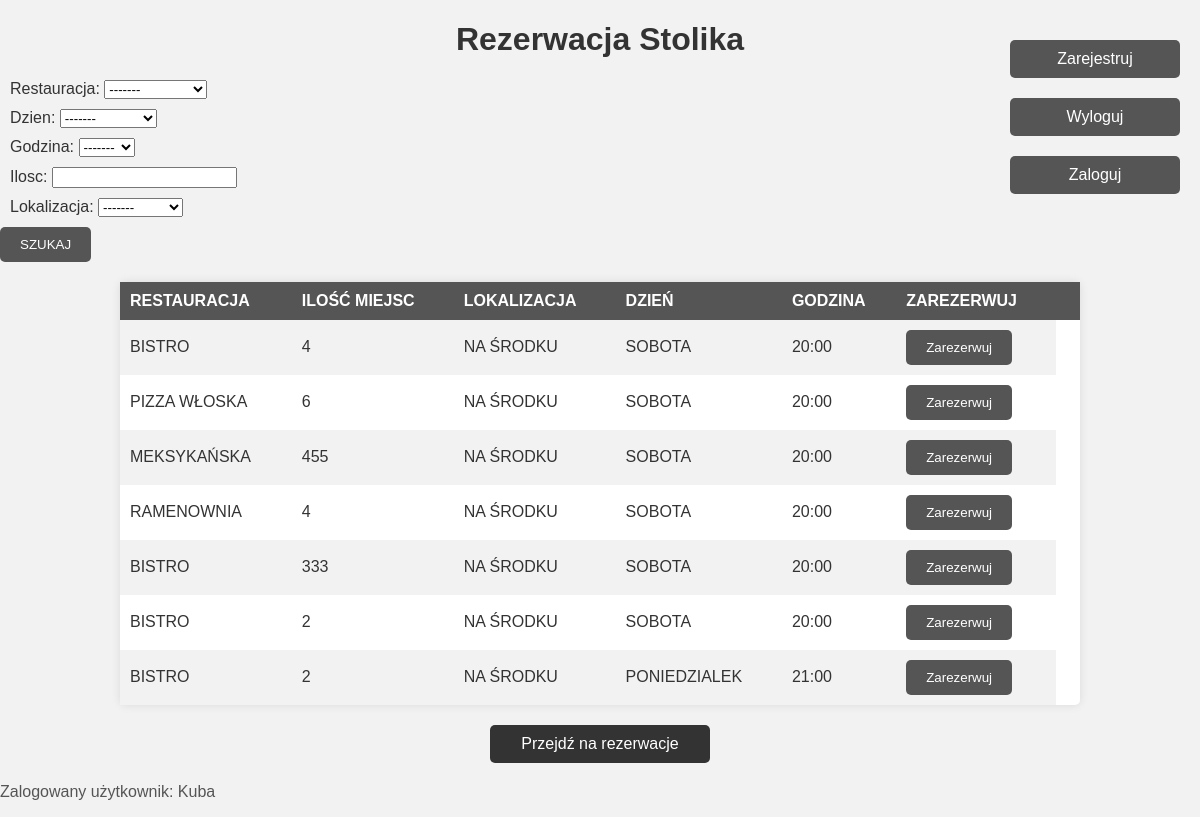
The page /Stolik/ (signed in) on the database its author committed.
### Rezerwacje/models.py (models this page shows, shortened)
class Stolik(models.Model):
    RESTAURACJA_CHOICES = [("BISTRO", "bistro"), ("CHIŃCZYK", "chińczyk"),("MEKSYKAŃSKA","meksykańska"),("PIZZA WŁOSKA","pizza włoska"),("RAMENOWNIA","ramenownia")]
    LOKALIZACJA_CHOICES = [("PRZY OKNIE","przy oknie"),("PRZY BARZE","przy barze"),("NA ŚRODKU","na środku")]
    DZIEN_CHOICES = [("PONIEDZIALEK","poniedzialek"),("WTOREK","wtorek"),("SRODA","sroda"),("CZWARTEK","czwartek"),("PIATEK","piatek"),("SOBOTA","sobota"),("NIEDZIELA","niedziela")]
    GODZINA_CHOICES = [("16:00","16:00"),("17:00","17:00"),("18:00","18:00"),("19:00","19:00"),("20:00","20:00"),("21:00","21:00")]
    ilosc = models.PositiveSmallIntegerField()
    restauracja = models.CharField(max_length=16, choices=RESTAURACJA_CHOICES, default="BISTRO")
    dzien = models.CharField(max_length=16, choices=DZIEN_CHOICES, default="SOBOTA")
    godzina = models.CharField(max_length=16, choices=GODZINA_CHOICES, default="20:00")
    lokalizacja = models.CharField(max_length=16, choices=LOKALIZACJA_CHOICES, default="NA ŚRODKU")
    class Meta:
        verbose_name_plural = "Stoliki"

### Account/models.py (models this page shows, shortened)
class Account(AbstractBaseUser):
    email         = models.EmailField(verbose_name="email",max_length=60, unique= True)
    username      = models.CharField(max_length=30, unique=True)
    date_joined   = models.DateTimeField(verbose_name="date joined", auto_now_add=True)
    last_login    = models.DateTimeField(verbose_name="last login", auto_now=True)
    is_admin      = models.BooleanField(default=False)
    is_active     = models.BooleanField(default=True)
    is_staff      = models.BooleanField(default=False)
    is_superuser  = models.BooleanField(default=False)
    hide_email    = models.BooleanField(default=True)
    objects = MyAccountManager()
    USERNAME_FIELD  ='email'
    REQUIRED_FIELDS =['username']
    class Meta:
        verbose_name_plural = "Konta"

### Rezerwacje/views.py (the view, shortened to what this page needs)
# urls.py: path('', StolikListView.as_view(), name="index"),
class StolikListView(ListView):
    model = Stolik
    template_name = "index.html"
    queryset = Stolik.objects.all()
    context_object_name = "object_list"
    def get_queryset(self):
        return self.queryset.filter(rezerwacja=None)
    def get_context_data(self, **kwargs):
        context = super(StolikListView, self).get_context_data(**kwargs)
        context["form"] = StolikForm(self.request.POST or None)
        return context
    """ FILTROWANIE DANYCH TAK, ABY ZOSTAŁY TYLKE TE, KTÓRE ZAZNACZYLIŚMY """

### Rezerwacje/forms.py
class StolikForm(forms.ModelForm):
    restauracja = forms.ChoiceField(choices=RESTAURACJA_FORM_CHOICES, required=False)
    ilosc = forms.IntegerField(min_value=1, required=False)
    lokalizacja = forms.ChoiceField(choices=LOKALIZACJA_FORM_CHOICES, required=False)
    dzien = forms.ChoiceField(choices=DZIEN_FORM_CHOICES, required=False)
    godzina = forms.ChoiceField(choices=GODZINA_FORM_CHOICES, required=False)
    class Meta:
        model = Stolik
        fields = ["restauracja", "dzien","godzina", "ilosc", "lokalizacja"]

### Rezerwacje/templates/index.html (shortened to what this page needs)
<!DOCTYPE html>
<html lang="en">
<head>
</head>
<body>
    <div class="header">
        <h1>Rezerwacja Stolika</h1>
        <div class="login-options">
            <a class="btn" href="{% url 'register' %}">Zarejestruj</a>
            <a class="btn" href="{% url 'logout' %}">Wyloguj</a>
            <a class="btn" href="{% url 'login' %}">Zaloguj</a>
        </div>
    </div>
    <div class="form-container">
        <form action="{% url 'index' %}" method="POST">
            {% for field in form %}
                <div class="fieldWrapper">
                    {{ field.label_tag }} {{ field }}
                </div>
            {% endfor %}
            <input type="submit" value="SZUKAJ">
        </form>
    </div>
    <table>
        <tr>
            <th>RESTAURACJA</th>
            <th>ILOŚĆ MIEJSC</th>
            <th>LOKALIZACJA</th>
            <th>DZIEŃ</th>
            <th>GODZINA</th>
            <th>ZAREZERWUJ</th>
            <th></th>
        </tr>
        {% for stolik in object_list %}
        <tr>
            <td>{{ stolik.restauracja }}</td>
            <td>{{ stolik.ilosc }}</td>
            <td>{{ stolik.lokalizacja }}</td>
            <td>{{ stolik.dzien }}</td>
            <td>{{ stolik.godzina }}</td>
            <td>
                <form action="{% url 'detail' stolik.id %}">
                    <input type="submit" value="Zarezerwuj">
                </form>
            </td>
        </tr>
        {% endfor %}
    </table>
    <a href="{% url 'rezerwacje' %}">Przejdź na rezerwacje</a>
    {% if user.is_authenticated %}
        <p>Zalogowany użytkownik: {{ user.username }}</p>
    {% else %}
        <p>Nie jesteś zalogowany.</p>
    {% endif %}
</body>
</html>

### Rezerwacje/templates/index.html (style rules this page uses)
body { font-family: Arial, sans-serif; margin: 0; padding: 0; background-color: #f2f2f2; color: #333; }
.header { text-align: center; margin-top: 20px; }
.login-options { position: absolute; top: 20px; right: 20px; }
.form-container { text-align: left; margin: 20px auto; }
.fieldWrapper { margin: 10px; }
input[type="submit"] { padding: 10px 20px; background-color: #555; color: #fff; border: none; border-radius: 5px; cursor: pointer; }
.btn { display: block; width: 150px; margin: 20px auto; text-align: center; padding: 10px; background-color: #555; color: #fff; text-decoration: none; border-radius: 5px; }
table { width: 80%; margin: 20px auto; border-collapse: collapse; background-color: #fff; box-shadow: 0 0 10px rgba(0, 0, 0, 0.1); border-radius: 5px; }
th, td { padding: 10px; text-align: left; }
th { background-color: #555; color: #fff; }
tr:nth-child(even) { background-color: #f2f2f2; }
a { display: block; width: 200px; margin: 20px auto; text-align: center; padding: 10px; background-color: #333; color: #fff; text-decoration: none; border-radius: 5px; }
p { text-align: left; margin-top: 20px; color: #555; }

### rows shown on the page
Stolik: restauracja "BISTRO", ilosc "4", lokalizacja "NA ŚRODKU", dzien "SOBOTA", godzina "20:00"
Stolik: restauracja "PIZZA WŁOSKA", ilosc "6", lokalizacja "NA ŚRODKU", dzien "SOBOTA", godzina "20:00"
Stolik: restauracja "MEKSYKAŃSKA", ilosc "455", lokalizacja "NA ŚRODKU", dzien "SOBOTA", godzina "20:00"
Stolik: restauracja "RAMENOWNIA", ilosc "4", lokalizacja "NA ŚRODKU", dzien "SOBOTA", godzina "20:00"
Stolik: restauracja "BISTRO", ilosc "333", lokalizacja "NA ŚRODKU", dzien "SOBOTA", godzina "20:00"
Stolik: restauracja "BISTRO", ilosc "2", lokalizacja "NA ŚRODKU", dzien "SOBOTA", godzina "20:00"
Stolik: restauracja "BISTRO", ilosc "2", lokalizacja "NA ŚRODKU", dzien "PONIEDZIALEK", godzina "21:00"
Account: username "Kuba"

### other values the page prints
{{ field.label_tag }} "Restauracja:" "Dzien:" "Godzina:" "Ilosc:" "Lokalizacja:"
